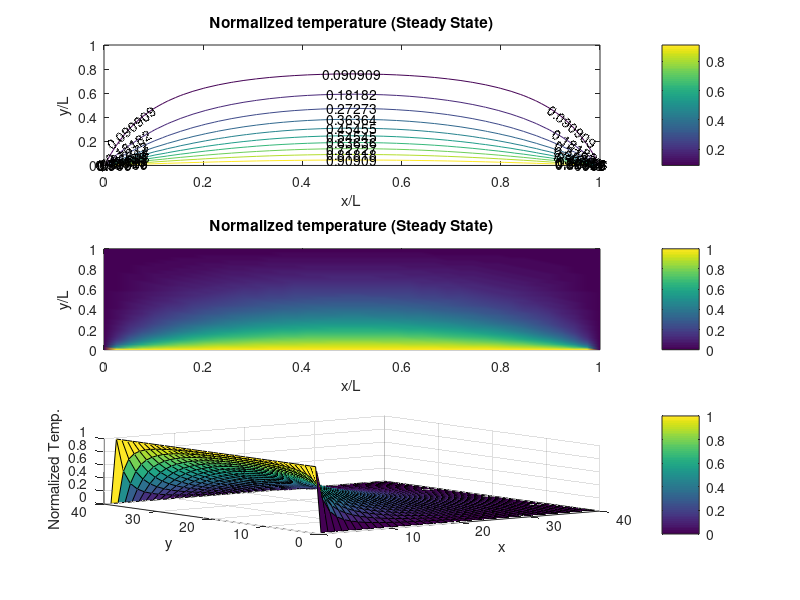

MATLAB code to generate this figure:
% Week 3 - Topic 4: Numerical Solution of the 2D Laplace Equation by FDM
% 5-point stencil: T(i+1,j) + T(i-1,j) + T(i,j+1) + T(i,j-1) - 4*T(i,j) = 0
% Part 1: classic 4x4 heated plate (top=100, left=75, right=50, bottom=0),
%         solved directly as a 9x9 linear system (as in the lecture matrix).
% Part 2: Gauss-Seidel (Liebmann) iteration on a 40x40 unit square, top = 1.

function week3_topic4_fdm_laplace
    close all; clc
    % --- Part 1: direct linear-system solve (lecture 9x9 matrix) ---
    A = 4*eye(9);
    for r = 1:9
        i = mod(r-1, 3) + 1;  j = floor((r-1)/3) + 1;   % (i,j) in 1..3
        if i < 3, A(r, r+1) = -1; end
        if i > 1, A(r, r-1) = -1; end
        if j < 3, A(r, r+3) = -1; end
        if j > 1, A(r, r-3) = -1; end
    end
    b = [75; 0; 50; 75; 0; 50; 175; 100; 150];
    T = A \ b;
    fprintf('Part 1: interior temperatures (direct solve)\n');
    for j = 3:-1:1
        fprintf('  T(1,%d)=%7.3f  T(2,%d)=%7.3f  T(3,%d)=%7.3f\n', ...
                j, T(3*j-2), j, T(3*j-1), j, T(3*j));
    end

    % --- Part 2: Gauss-Seidel on a fine grid (lecture demo) ---
    n = 40; w = 1; h = 1;
    x = linspace(0, w, n); y = linspace(0, h, n);
    T2 = zeros(n);
    T2(1,1:n) = 1;   % Top
    T2(n,1:n) = 0;   % Bottom
    T2(1:n,1) = 0;   % Left
    T2(1:n,n) = 0;   % Right

    tol = 1e-6; err = 1; k = 0;
    while err > tol
        k = k + 1;
        Told = T2;
        for i = 2:n-1
            for j = 2:n-1
                T2(i,j) = 0.25 * (T2(i,j-1) + T2(i-1,j) + T2(i+1,j) + T2(i,j+1));
            end
        end
        err = max(max(abs(Told - T2)));
    end
    fprintf('\nPart 2: %dx%d grid converged in %d iterations\n', n, n, k);
    fprintf('  T at center = %.6f\n', T2(round(n/2), round(n/2)));

    subplot(3,1,1), contour(x, y, T2, 'showtext', 'on'), colormap
    title('Normalized temperature (Steady State)'), xlabel('x/L'), ylabel('y/L'), colorbar
    subplot(3,1,2), pcolor(x, y, T2), shading interp
    title('Normalized temperature (Steady State)'), xlabel('x/L'), ylabel('y/L'), colorbar
    subplot(3,1,3)
    surf(T2'); xlabel('x'); ylabel('y'); zlabel('Normalized Temp.'); colorbar
end
